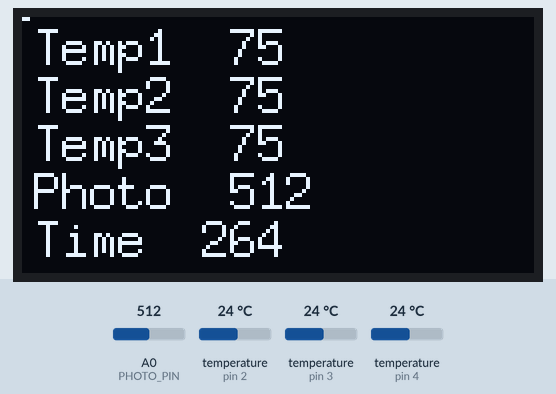
This sketch was run on a simulated Arduino Uno, built with avr-gcc and run on an emulated ATmega328P. Shown: 128×64 one-colour display. The test bench sets the inputs (shaded band); at power-on: temperature (sensors on pin 2, pin 3, pin 4) 24 °C, A0 (PHOTO_PIN) = 512. The local clock reads 2024-03-15 10:24:30 at power-on unless the sketch sets it; storage starts empty; EEPROM starts erased; what the sketch prints to the serial monitor is not drawn.

Above: at 2.6 s.
2.7 s: temperature (sensor on pin 2) set to 12 °C
At 5.6 s:
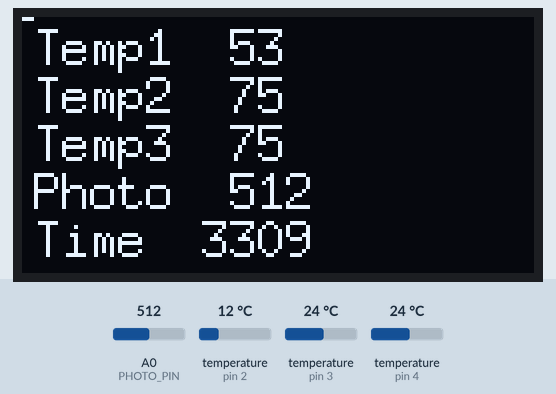
9.6 s: temperature (sensor on pin 3) set to 12 °C
At 12.3 s:
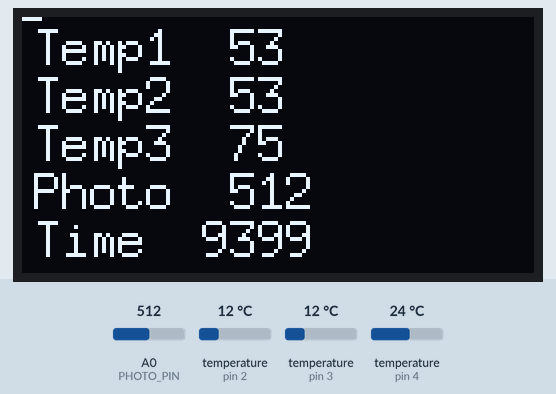
15.7 s: temperature (sensor on pin 4) set to 12 °C
At 18.4 s:
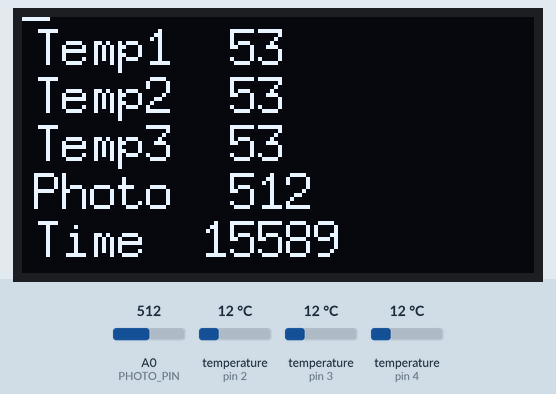
21.9 s: A0 (PHOTO_PIN) set to 340
At 24.0 s:
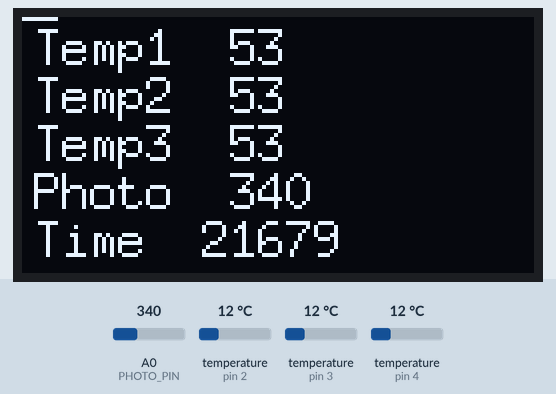
28.0 s: temperature (sensor on pin 2) set to 19 °C
At 30.8 s:
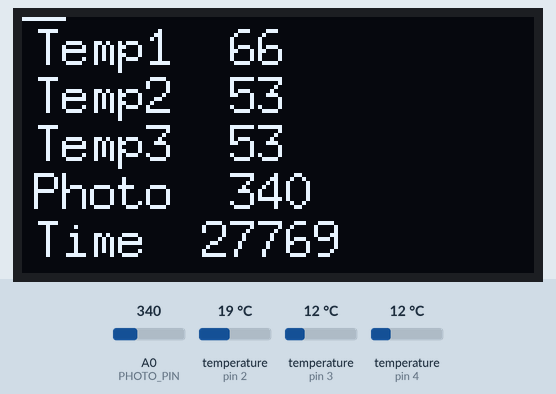
34.1 s: temperature (sensor on pin 3) set to 19 °C
At 36.7 s:
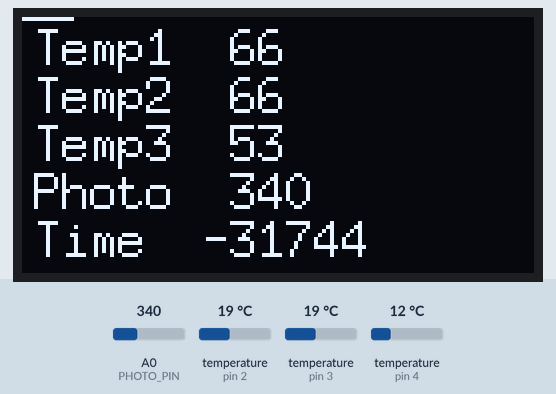
Timing chart, 0 to 38.2 s (numbered marks = the images above; inputs shaded):
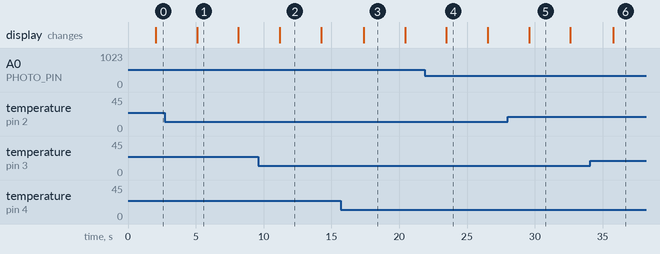

The sketch:

BOBino_V1_6.ino
```cpp
#include <SPI.h>

/***********************************************************
 * BOBino V1.6.1: Arduino Sensor Platform by Max Tucker, Taylor Brockman
 * Full documentation, including a parts list, can be found at https://github.com/ntbrock/bobino
 *
 * This program is free software: you can redistribute it and/or modify
 * it under the terms of the GNU General Public License as published by
 * the Free Software Foundation, either version 3 of the License, or
 * (at your option) any later version.
 *
 * This program is distributed in the hope that it will be useful,
 * but WITHOUT ANY WARRANTY; without even the implied warranty of
 * MERCHANTABILITY or FITNESxS FOR A PARTICULAR PURPOSE.  See the
 * GNU General Public License for more details.
 *
 * You should have received a copy of the GNU General Public License
 * along with this program.  If not, see <http://www.gnu.org/licenses/>.
 *
 * Change Log:
 *  Brockman 2017-Feb-25: 1.8.0 - Output to OLED ssd1306 display
 *  Brockman 2017-Jul-23: 1.6.1 - Photo reading into int instead of byte to stabilize values
 *  Brockman 2016-Jul-17: 1.6 - Final Flash, Turned new date into Macro
 *  Brockman 2016-Jun-25: Code Revision, testing, and final OSH Park order for printed boards.
 *  Brockman 2015-Jul-19: Official Version loaded onto 30 BOBino's, final analogRead timing fix.
 *  Brockman 2015-Jun-18: Inclusion of the DallasTemperature and Onewire libs
 *      Dedpopulated the MPL and DHT to opt for 3 temp sensors!
 *  Brockman 2014-Sep-02: Defaulted configurations for time so RAW SD card works
 *  Brockman 2014-Sep-02: Serial writing for debugging added
 *  Brockman 2014-Sep-02: Memory optimization http://forum.arduino.cc/index.php?topic=163307.0
 */

#include <Wire.h>

// 2015-Jun - Replaced the components with simple DS18B20 one-wire temperature sensors
#include <OneWire.h>
#include <DallasTemperature.h>

// SD Card and Sleep
//#include <SPI.h>
#include <SD.h>
//#include <avr/sleep.h>

#include <RTClib.h> //Available from https://github.com/adafruit/RTClib
//#include <Narcoleptic.h> //microcontroller sleep library. Available at https://code.google.com/p/narcoleptic/downloads/detail?name=Narcoleptic_v1a.zip

//http://www.arduino.cc/en/Tutorial/EEPROMWrite
#include <EEPROM.h>

// 2018Feb25 Including Display
//#include <Arduino.h>
#include <U8g2lib.h>
//#include <Wire.h>


//http://www.instructables.com/id/two-ways-to-reset-arduino-in-software/step2/using-just-software/
void(* resetFunc) (void) = 0; //declare reset function @ address 0


#define RTCSET_DATE "2017 07 23 13 50 00;"

#define DEFAULT_SLEEP_SECONDS 3 //15


// Enable up to three differene one wire busses
// This avoids identifying each one-wire by hex id.
#define ONE_WIRE_BUS_A   2
#define ONE_WIRE_BUS_B   3
#define ONE_WIRE_BUS_C   4

// Analog Voltage based Light Sennsor
#define PHOTO_PIN A0

RTC_DS1307 RTC;


short sleepSeconds = DEFAULT_SLEEP_SECONDS;

#define ZERO F("0")
#define SLASH F("/")
#define SPACE F(" ")
#define COLON F(":")
#define SEMI F(";")
#define CSV F(",")

#define Fchar 'f'
#define FCHAR 'F'
char temp = FCHAR;

#define DATA_FILENAME F("data.csv")
#define RTC_FILENAME F("config/rtcset.txt")
#define CONFIG_DIR F("config")
#define TIME_FILENAME F("config/sleepsec.txt")
#define TEMP_FILENAME F("config/temp.txt")
#define ALT_FILENAME F("config/alt.txt")
#define RTC_EXAMPLE F("config/_rtcset.txt")
#define README_FILENAME F("BOBino.txt")

#define LOW_MEMORY_FREE_REBOOT_THRESHOLD 350
#define EEPROM_ADDR_Reset_Counter 0

//https://gist.github.com/ntbrock/4d0bec130f943861a0ba
byte resetCount = 0;
byte freeMemCount = 0;


U8G2_SSD1306_128X64_NONAME_1_HW_I2C u8g2(U8G2_R0, U8X8_PIN_NONE); // All Boards without Reset of the Display


/*
uint16_t freeMem() {
  char top;
  extern char *__brkval;
  extern char __bss_end;
  int freeMem = __brkval ? &top - __brkval : &top - &__bss_end;

  if ( freeMemCount % 100 == 0 ) {
  Serial.print(F("Debug: ["));
  Serial.print( freeMemCount, DEC );
  Serial.print(F("] SRAM Free: (Resetting at 350 free with NO warning)  "));
  Serial.println( freeMem );
  }
  freeMemCount++;

  if ( freeMem < LOW_MEMORY_FREE_REBOOT_THRESHOLD ) {
   Serial.print(F("FATAL: SRAM Free: (RESETTING NOW)  "));
    Serial.println( freeMem, DEC );
    Serial.flush();
    delay(50);
    resetFunc();  //call reset - no room for death squawk
  }
}
*/

void setup() {

  u8g2.begin();

  Serial.begin(9600);

  Serial.println(F("BOBino V1.8.0 ==[setup]===="));
  //freeMem();
  countResets();
  delay(50);

  //u8g2.setFont(u8g2_font_ncenB14_tr);


  //This is the chipselect pin, change based on SD shield documentation.
  if ( ! SD.begin(10) ) {
    Serial.println(F("FATAL: Unable to begin SD Card."));
    Serial.flush();
    //deathFlash();
  } else {

    delay(50);

    Wire.begin();
    RTC.begin();

    delay(50);
    configure();

    createHeader();
    RTC_set();


    Serial.print(F("BOBino V1.8.0 ==[loop]====  Go! Loop sleeps seconds: "));
    Serial.println(sleepSeconds);
  }
}

int loopCount = 0;

long lastReadMs = -1;


char oledBuffer[12] = "       ";


void loop() {

  OneWire oneWireA(ONE_WIRE_BUS_A);
  OneWire oneWireB(ONE_WIRE_BUS_B);
  OneWire oneWireC(ONE_WIRE_BUS_C);

  DallasTemperature sensorsA(&oneWireA);
  DallasTemperature sensorsB(&oneWireB);
  DallasTemperature sensorsC(&oneWireC);

  sensorsA.begin();
  sensorsB.begin();
  sensorsC.begin();

  sensorsA.setResolution(10);
  sensorsB.setResolution(10);
  sensorsC.setResolution(10);


  loopCount += 1;
  //freeMem();

  lastReadMs = millis();// + Narcoleptic.millis();
  DateTime now = RTC.now();

  // Acquire All readings
  sensorsA.requestTemperatures();
  sensorsB.requestTemperatures();
  sensorsC.requestTemperatures();
  analogRead(PHOTO_PIN); // discard first reading, use 2nd
  // Data capacity fix for Photo fluctuation
  int photoRead = analogRead(PHOTO_PIN);

  // Acquisition Time off temperature sensors
  delay(650);

  float tempA = -1;
  float tempB = -1;
  float tempC = -1;

  if (temp == Fchar || temp == FCHAR) {
    tempA = sensorsA.getTempFByIndex(0);
    tempB = sensorsB.getTempFByIndex(0);
    tempC = sensorsC.getTempFByIndex(0);
  } else {
    tempA = sensorsA.getTempCByIndex(0);
    tempB = sensorsB.getTempCByIndex(0);
    tempC = sensorsC.getTempCByIndex(0);
  }

  // 32.00 indicates error, missing device on bus
  if ( tempA == 32.00 ) {
    tempA = -1;
  }
  if ( tempB == 32.00 ) {
    tempB = -1;
  }
  if ( tempC == 32.00 ) {
    tempC = -1;
  }


  // OLED PRINT
  u8g2.firstPage();
  do {
    //u8g2.setFont(u8g2_font_5x7_tr);

    u8g2.setFont(u8g2_font_7x13_tr);

    //u8g2.setFont(u8g2_font_10x20_tr);

    sprintf(oledBuffer, "Temp1  %d", (int)tempA);
    u8g2.drawStr(3, 12, oledBuffer );

    sprintf(oledBuffer, "Temp2  %d", (int)tempB);
    u8g2.drawStr(3, 24, oledBuffer );

    sprintf(oledBuffer, "Temp3  %d", (int)tempC);
    u8g2.drawStr(3, 36, oledBuffer );

    sprintf(oledBuffer, "Photo  %d", (int)photoRead);
    u8g2.drawStr(3, 48, oledBuffer );

    sprintf(oledBuffer, "Time  %d", (long)lastReadMs);
    u8g2.drawStr(3, 60, oledBuffer );

    u8g2.drawLine(0, 0, loopCount, 0 );
    //       u8g2.drawLine(0, 0, 100, 100);
  } while ( u8g2.nextPage() );


  File data = SD.open(DATA_FILENAME, FILE_WRITE);
  if ( data ) {

    timestamp(data, now);
    data.print(CSV);
    data.print(lastReadMs, DEC);
    data.print(CSV);
    data.print(loopCount, DEC);
    data.print(CSV);
    data.print(resetCount, DEC);
    data.print(CSV);
    data.print(tempA, 2);
    data.print(CSV);
    data.print(tempB, 2);
    data.print(CSV);
    data.print(tempC, 2);
    data.print(CSV);
    data.print(photoRead, DEC);
    data.print(CSV);
    photoQual(photoRead, data);
    data.println();
    data.close();


    // Reduced debug to serial console to make room for OLED
    Serial.print(now.unixtime());
    //    timestampSerial(now);
    Serial.println();
    Serial.flush();
    /*
    Serial.print(CSV);
    Serial.print(lastReadMs, DEC);
    Serial.print(CSV);
    Serial.print(loopCount, DEC);
    Serial.print(CSV);
    Serial.print(resetCount, DEC);
    Serial.print(CSV);
    Serial.print(tempA, 2);
    Serial.print(CSV);
    Serial.print(tempB, 2);
    Serial.print(CSV);
    Serial.print(tempC, 2);
    Serial.print(CSV);
    Serial.print(photoRead, DEC);
    Serial.print(CSV);
    Serial.println();
    Serial.flush();
    */
  } else {

    Serial.print(F("FATAL: Unable to write to SD, File: "));
    Serial.println(DATA_FILENAME);
    Serial.flush();
    //deathFlash();
  }

  sleep();

}

/*
// Death Flash
void deathFlash() {
  cli();
  sleep_enable();
  sleep_cpu();
}
*/

void createHeader() { //This function creates a header at the top of the data.csv file.
  if (SD.exists(DATA_FILENAME) == false) { //only creates header if file doesn't exist
    File data = SD.open(DATA_FILENAME, FILE_WRITE);
    data.print(F("Time"));
    data.print(CSV);
    data.print(F("LastReadMs"));
    data.print(CSV);
    data.print(F("LoopCount"));
    data.print(CSV);
    data.print(F("RebootCount"));
    data.print(CSV);
    if (temp == Fchar || temp == FCHAR) {
      data.print(F("TemperatureA (F)"));
    } else {
      data.print(F("TemperatureA (C)"));
    }
    data.print(CSV);
    if (temp == Fchar || temp == FCHAR) {
      data.print(F("TemperatureB (F)"));
    } else {
      data.print(F("TemperatureB (C)"));
    }
    data.print(CSV);
    if (temp == Fchar || temp == FCHAR) {
      data.print(F("TemperatureC (F)"));
    } else {
      data.print(F("TemperatureC (C)"));
    }
    data.print(CSV);
    data.print(F("Light (0-1023)"));
    data.print(CSV);
    data.print(F("Light (Descriptor)"));
    data.println();
    data.close();
  }
  else {
    // File handle is refereshed with every loop, not held in memory.
    // data=SD.open("data.csv", FILE_WRITE);
  }
}

void photoQual(int reading, File data) {
  //below prints qualitative descriptors of light intensity
  if (reading < 10) {
    data.print(F("Dark"));
    //data.print(F("dark"));
  }
  else if (reading < 100) {
    data.print(F("Dim"));
    //Serial.print(F("dim"));
  }
  else if (reading < 300) {
    data.print(F("Light"));
    //Serial.print(F("light"));
  }
  else if (reading < 600) {
    data.print(F("Bright"));
    //Serial.print(F("bright"));
  }
  else {
    data.print(F("Very Bright"));
    //Serial.print(F("very bright"));
  }
}

void timestamp(File data, DateTime &now) { //Current time is read from the RTC, and printed to the SD card.
  //timestamp from rtc
  data.print(now.year(), DEC);
  data.print(SLASH);
  data.print(now.month(), DEC);
  data.print(SLASH);
  data.print(now.day(), DEC);
  data.print(SPACE);
  if ( now.hour() < 10 ) {
    data.print(ZERO);
  }
  data.print(now.hour(), DEC);
  data.print(COLON);
  if ( now.minute() < 10 ) {
    data.print(ZERO);
  }
  data.print(now.minute(), DEC );
  data.print(COLON);
  if ( now.second() < 10 ) {
    data.print(ZERO);
  }
  data.print(now.second(), DEC);
}


/*void timestampSerial(DateTime &now){ //Current time is read from the RTC, and printed to the SD card.
  Serial.print(now.unixtime());
}
*/

/**
 * Read the beginning of the EEPROM to get the number of resets and + 1.
 */
void countResets() {

  resetCount  = EEPROM.read(EEPROM_ADDR_Reset_Counter);
  Serial.print(F("Debug: Total Reset Count: "));
  Serial.println(resetCount);
  EEPROM.write(EEPROM_ADDR_Reset_Counter, resetCount + 1);
}


/**
 * Read the contents of the config folder on the SD card,
 * set memory config for data collection accordingly.
 */

void configure() {
  //Serial.println(F("BOBino V1.6.1 - Configure Start"));
  /*

    // Create the config directory on the card if doesn't exist
    if ( SD.exists( CONFIG_DIR ) ) {
        Serial.println(F("Info: SD Card Config directory: CONFIG exists."));
    } else {
       if ( SD.mkdir( CONFIG_DIR ) ) {
         Serial.println(F("Created Directory: CONFIG_DIR"));
       } else {
        Serial.println(F("ERROR: Unable to create directory: CONFIG"));
      }
    }
  */

  //Serial.print(F("Info: Initializing Time. Contents of SLEEPSEC.TXT: "));
/*
  if ( SD.exists( TIME_FILENAME ) ) {
    File timetxt;
    String time;
    timetxt = SD.open(TIME_FILENAME, FILE_READ);
    if (timetxt > 0 ) {
      char c = timetxt.read();
      while (c != ';' && c != -1) {


        //Serial.print( c );
        time += c;
        c = timetxt.read();
      }
      //Serial.println();
    }
    if (!timetxt || !time) {
      sleepSeconds = DEFAULT_SLEEP_SECONDS;
    } else {
      sleepSeconds = atoi(time.c_str());
    }

    if ( sleepSeconds <= 0 ) {
      sleepSeconds = DEFAULT_SLEEP_SECONDS;  // Defensive.
    }

    //   Serial.print(F("Info: Configured Sleep Seconds: "));
    //   Serial.print(sleepSeconds);
    //   Serial.println();

  } else {
  */
  /*
     // Create the default value file on the new SD card.
    // Create the default value file on the new SD card.
    File fh=SD.open(TIME_FILENAME, FILE_WRITE);
    if ( fh ) {
      fh.print( sleepSeconds );
      fh.print(SEMI);
      fh.println();
      fh.flush();
      fh.close();
      Serial.print(F("Wrote file: "));
      Serial.println(TIME_FILENAME);
    } else {
      Serial.print(F("ERROR: Unable to create file: "));
      Serial.println(TIME_FILENAME);
    }
    */
  /*} */

  /*
  if ( SD.exists( TEMP_FILENAME ) ) {
    temp=SD.open(TEMP_FILENAME, FILE_READ).read();
  } else {
    // Create the default value file on the new SD card.
    File fh=SD.open(TEMP_FILENAME, FILE_WRITE);
    if ( fh ) {
      fh.print( temp );
      fh.print( SEMI);
      fh.println();
      fh.flush();
      fh.close();
      Serial.println(F("Wrote file: TEMP_FILENAME"));
    } else {
      Serial.println(F("ERROR: Unable to create file: TEMP_FILENAME"));
    }
  }
  if ( temp != FCHAR && temp != Fchar && temp != 'C' && temp != 'c' ) { temp = FCHAR; } // Defense!
  */
  /*
    Serial.print(F("Info: Configured Temp to be: "));
    Serial.print(temp);
    Serial.println();

    if ( ! SD.exists( RTC_EXAMPLE ) ) {
      // Create the default value file on the new SD card.
      File fh=SD.open(RTC_EXAMPLE, FILE_WRITE);
      if ( fh ) {
        fh.print( F(RTCSET_DATE));
        fh.println();
        fh.flush();
        fh.close();
        Serial.println(F("Wrote file: RTC_EXAMPLE"));
      } else {
        Serial.println(F("ERROR: Unable to create file: RTC_EXAMPLE"));
      }
    }
      */

  /*
  if ( ! SD.exists( README_FILENAME ) ) {
  // Create the default value file on the new SD card.
  File fh=SD.open(README_FILENAME, FILE_WRITE);
  if ( fh ) {

  fh.print(F("BOBino V1.8 2018Feb25 http://github.com/ntbrock/bobino"));

  fh.println();
  fh.println();
  fh.print(F("Edit files in the CONFIG Directory on this SD Card to set config: "));
  fh.println();
  fh.println(F("   CONFIG/TEMP.TXT -- Set Temperature Units to F or C"));
  fh.println(F("   CONFIG/SLEEPSEC.TXT -- Set Time Sleep Interval in Seconds"));
  //fh.println(F("   CONFIG/ALT.TXT -- Set Altitude Units and Activate"));
  fh.println(F("   CONFIG/RTCSET.TXT -- Set To the current calendar information to adjust system time."));
  fh.println(F("   CONFIG/_RTCSET.TXT -- Example RTC File to make clock setting easy."));
  fh.print("");
  fh.println();
  //    fh.flush();
  fh.close();
  Serial.println(F("Wrote file: README.txt"));
  }
  }
  */


  /*
      DateTime now = RTC.now();
      Serial.print(F("Info: System Time is: "));
      Serial.print(now.year(), DEC);
      Serial.print(SLASH);
      Serial.print(now.month(), DEC);
      Serial.print(SLASH);
      Serial.print(now.day(), DEC);
      Serial.print(F("T"));
      Serial.print(now.hour(), DEC);
      Serial.print(COLON);
      Serial.print(now.minute(), DEC);
      Serial.print(COLON);
      Serial.print(now.second(), DEC);
      Serial.println();

     long unixTime = getUnixTime();
     Serial.print(F("Info: Unix Time is: "));
     Serial.println(unixTime);
    */
  //Serial.println(F("BOBino V1.6.1 - Configure complete"));


}


bool narcolepticIsWorking = false;
long narcolepticAlternateTime = 0;

void sleep() { //Sleeps the arduino for the ammount of time specified by the config file, using the Narcoleptic sleep library.
  //  long currentTime = getUnixTime();


  // Sensor Reads take ~ 900ms
  // Go off last read to avoid adding reading delays each time.
  long wakeMs = lastReadMs + ( sleepSeconds * 1000 ); // Version 1.6 - Changing timesleep to seconds
  long nextMs = -1;

  long currentMs = millis(); //  + Narcoleptic.millis();
  while ( currentMs < wakeMs ) {

    // Sleep 1 second less than expected
    long sleepMs = wakeMs - currentMs;
    if ( sleepMs < 1000 ) {
      sleepMs = 100;  // Min Sleep 1 sec
    }
    if ( sleepMs > 30000 ) {
      sleepMs = 30000;  // Max sleep 30 sec
    }

    /*
        Serial.print(F("::: BEG current: " ));
        Serial.print(currentMs);
        Serial.print(F("  lastRead: " ));
        Serial.print(lastReadMs);
        Serial.print(F("  sleep: " ));
        Serial.print(sleepMs);
    //    Serial.print(F("  sleepSec: "));
    //    Serial.print(sleepSeconds);
        Serial.print(F("  wake: "));
        Serial.println(wakeMs);
        Serial.flush();
    */
    if ( sleepMs < 1000 ) {
      // CPU Narrow in the last second.
      delay(sleepMs);
    } else if ( narcolepticIsWorking ) {
      //Narcoleptic.delay( sleepMs - 450 );
      delay(200);
    } else {
      // Narco is not working, use our alternate counter.
      delay(sleepMs);
    }


    // Only set this at the end of the loop
    nextMs = millis();// + Narcoleptic.millis();

    /*
        Serial.print(F("::: END current: " ));
        Serial.print(currentMs);
        Serial.print(F("  next: " ));
        Serial.println(nextMs);
        Serial.flush();
    */
    // Handle the case where no RTC exists and we need to advance the clock

    /*   if ( newTime <= currentTime && narcolepticIsWorking ) {
           Serial.println(F("ERROR - Real Time Clock / Narcoleptic not working. Falling back to CPU delay."));

           Serial.print(F("Logic Path: "));
           Serial.print(path);
           Serial.print(F("  Wake Time: "));
           Serial.print(wakeTime);
           Serial.print(F("  New Time: "));
           Serial.print(newTime);
           Serial.print(F("  Current Time: "));
           Serial.println(currentTime);

           narcolepticIsWorking = 0;
       }
    */

    currentMs = nextMs;

  }
}

long getUnixTime() {
  if ( narcolepticIsWorking ) {
    DateTime now = RTC.now();
    if ( now.year() > 2100 ) {
      Serial.println(F("ERROR: Real Time Clock not working, year > 2100."));
      narcolepticIsWorking = false;
      return narcolepticAlternateTime;
    } else {
      return now.unixtime();
    }
  } else {
    return narcolepticAlternateTime;
  }
}

void RTC_set() { //sets rtc from the SD card in the even that it is improperly set.
  if (SD.exists(RTC_FILENAME)) {
    File rtcset;
    String timebuffer;
    short timenow[5];
    timenow[0] = 0; timenow[1] = 0; timenow[2] = 0; timenow[3] = 0; timenow[4] = 0; timenow[5] = 0;
    int i = 0;
    rtcset = SD.open(RTC_FILENAME, FILE_READ);
    while (rtcset.peek() != ';') {
      while (rtcset.peek() == ' ' || rtcset.peek() == ',') {
        rtcset.read();
      }
      while (rtcset.peek() != ' ' && rtcset.peek() != ',' && rtcset.peek() != ';') {
        char c = rtcset.read();
        timebuffer += c;

      }

      /*
      Serial.print(F("DEBUG> Time Buffer: "));
      Serial.print(timebuffer);
      Serial.println();
      timenow[i]=timebuffer.toInt();

      Serial.print(F("DEBUG> Time Now: "));
      Serial.print(timenow[i]);
      Serial.println();
      */

      i++;
      timebuffer = "";

    }
    RTC.adjust(DateTime(timenow[0], timenow[1], timenow[2], timenow[3], timenow[4], timenow[5]));
    SD.remove(RTC_FILENAME);

    /*
     Serial.print(F("INFO: Set Real Time Clock: "));
    Serial.print( timenow[0], DEC );
     Serial.print( SLASH );
     Serial.print( timenow[1], DEC );
     Serial.print( SLASH );
     Serial.print( timenow[2], DEC );
     Serial.print( F("T") );
     Serial.print( timenow[3], DEC );
     Serial.print( COLON );
     Serial.print( timenow[4], DEC );
     Serial.print( COLON );
     Serial.print( timenow[5], DEC );
     Serial.println();
     */
  }
}
```

Measured:
- what the display in image 1 shows lasts 3.0 s, from 5.1 s to 8.1 s
- what the display in image 2 shows lasts 3.1 s, from 11.2 s to 14.3 s
